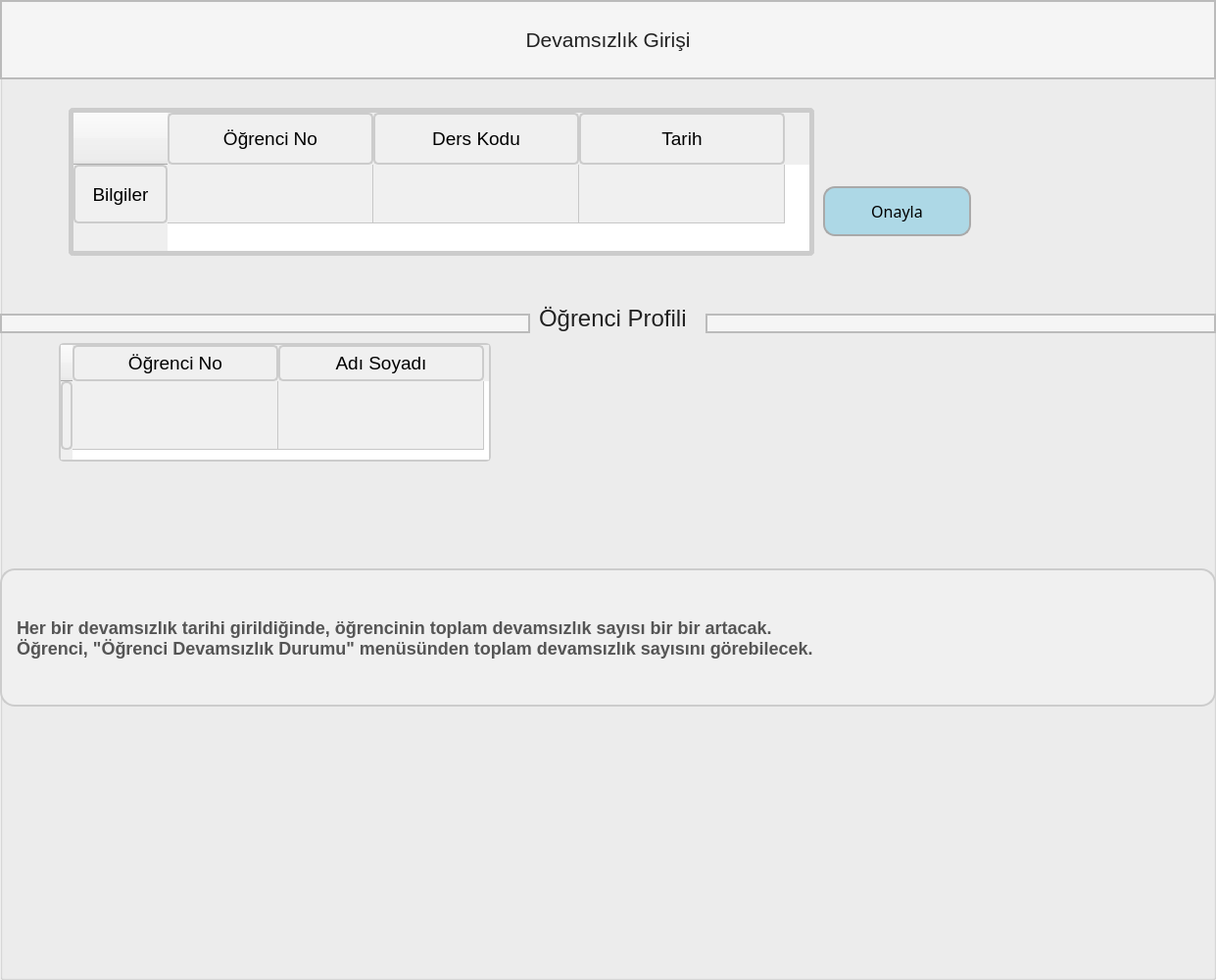
  <widget class="QGroupBox" name="groupBox_devamsizlik">
   <property name="geometry">
    <rect>
     <x>350</x>
     <y>0</y>
     <width>1241</width>
     <height>1000</height>
    </rect>
   </property>
   <property name="title">
    <string/>
   </property>
   <widget class="QLabel" name="label_devamsizlikgirisimenucubugu">
    <property name="geometry">
     <rect>
      <x>0</x>
      <y>0</y>
      <width>1241</width>
      <height>81</height>
     </rect>
    </property>
    <property name="font">
     <font>
      <pointsize>16</pointsize>
     </font>
    </property>
    <property name="styleSheet">
     <string notr="true">QLabel {
	border-image: url(:/arkaplan/ic_arkaplan.jpg);
    color: #222; /* Yazı rengi */
    background-color: #f5f5f5; /* Yumuşak bir gri tonu */
    border: 2px solid #bbb; /* Kenarlık */
    border-radius: 0px; /* Kenar yuvarlaklığı kaldırıldı */
    padding: 10px; /* İç boşluk */
}

QLabel:hover {
    background-color: #ddd; /* Fare üzerine gelindiğinde arka plan rengi */
}
</string>
    </property>
    <property name="text">
     <string>Devamsızlık Girişi</string>
    </property>
    <property name="alignment">
     <set>Qt::AlignCenter</set>
    </property>
   </widget>
   <widget class="QPushButton" name="pushButton_devamsizlikonayla">
    <property name="geometry">
     <rect>
      <x>840</x>
      <y>190</y>
      <width>151</width>
      <height>51</height>
     </rect>
    </property>
    <property name="font">
     <font>
      <family>Arial Black</family>
      <pointsize>12</pointsize>
     </font>
    </property>
    <property name="styleSheet">
     <string notr="true">QPushButton {
    border: 2px solid #a9a9a9;
    border-radius: 12px;
    background-color: #add8e6; /* Açık mavi tonu */
}

QPushButton:hover {
    background-color: #88b8d6; /* Biraz daha koyu mavi tonu */
}
</string>
    </property>
    <property name="text">
     <string>Onayla</string>
    </property>
   </widget>
   <widget class="QLabel" name="label_blok">
    <property name="geometry">
     <rect>
      <x>60</x>
      <y>110</y>
      <width>133</width>
      <height>69</height>
     </rect>
    </property>
    <property name="text">
     <string/>
    </property>
   </widget>
   <widget class="QTableWidget" name="tableWidget_devamsizlik">
    <property name="geometry">
     <rect>
      <x>70</x>
      <y>110</y>
      <width>761</width>
      <height>151</height>
     </rect>
    </property>
    <property name="font">
     <font>
      <pointsize>4</pointsize>
     </font>
    </property>
    <property name="styleSheet">
     <string notr="true">QTableWidget {
    border: 5px solid #ccc; /* Tablo kenarlık rengi ve kalınlığı */
    border-radius: 5px; /* Kenar yuvarlaklığı */
}

QTableWidget::item {
    padding: 5px; /* Hücre içeriğinin etrafındaki boşluk */
    background-color: #f0f0f0; /* Hücre arka plan rengi */
    border: none; /* Hücre kenarlık stilini kaldırma */
}

QHeaderView::section {
    padding: 11px; /* Sütun başlığı içeriğinin etrafındaki boşluk */
    text-align: center; /* Sütun başlığı metni ortala */
    background-color: #f0f0f0; /* Sütun başlığı arka plan rengi */
    border: 2px solid #ccc; /* Sütun başlığı kenarlık rengi ve kalınlığı */
    border-radius: 5px; /* Kenar yuvarlaklığı */
}

QTableWidget::item:selected {
    background-color: lightblue; /* Seçili hücre arka plan rengi */
}


</string>
    </property>
    <attribute name="horizontalHeaderDefaultSectionSize">
     <number>210</number>
    </attribute>
    <attribute name="horizontalHeaderMinimumSectionSize">
     <number>60</number>
    </attribute>
    <attribute name="verticalHeaderDefaultSectionSize">
     <number>60</number>
    </attribute>
    <attribute name="verticalHeaderMinimumSectionSize">
     <number>50</number>
    </attribute>
    <row>
     <property name="text">
      <string>Bilgiler</string>
     </property>
     <property name="font">
      <font>
       <family>MS Shell Dlg 2</family>
       <pointsize>14</pointsize>
      </font>
     </property>
     <property name="textAlignment">
      <set>AlignCenter</set>
     </property>
    </row>
    <column>
     <property name="text">
      <string>Öğrenci No</string>
     </property>
     <property name="font">
      <font>
       <family>MS Shell Dlg 2</family>
       <pointsize>14</pointsize>
      </font>
     </property>
    </column>
    <column>
     <property name="text">
      <string>Ders Kodu</string>
     </property>
     <property name="font">
      <font>
       <family>MS Shell Dlg 2</family>
       <pointsize>14</pointsize>
      </font>
     </property>
    </column>
    <column>
     <property name="text">
      <string>Tarih</string>
     </property>
     <property name="font">
      <font>
       <family>MS Shell Dlg 2</family>
       <pointsize>14</pointsize>
      </font>
     </property>
    </column>
    <item row="0" column="0">
     <property name="text">
      <string/>
     </property>
     <property name="font">
      <font>
       <pointsize>12</pointsize>
      </font>
     </property>
     <property name="textAlignment">
      <set>AlignCenter</set>
     </property>
    </item>
    <item row="0" column="1">
     <property name="text">
      <string/>
     </property>
     <property name="font">
      <font>
       <pointsize>12</pointsize>
      </font>
     </property>
     <property name="textAlignment">
      <set>AlignCenter</set>
     </property>
    </item>
    <item row="0" column="2">
     <property name="text">
      <string/>
     </property>
     <property name="font">
      <font>
       <pointsize>12</pointsize>
      </font>
     </property>
     <property name="textAlignment">
      <set>AlignCenter</set>
     </property>
    </item>
   </widget>
   <widget class="QLabel" name="label_bilgilendirmedevamsizlik">
    <property name="geometry">
     <rect>
      <x>0</x>
      <y>580</y>
      <width>1241</width>
      <height>141</height>
     </rect>
    </property>
    <property name="font">
     <font>
      <pointsize>-1</pointsize>
      <weight>75</weight>
      <bold>true</bold>
     </font>
    </property>
    <property name="styleSheet">
     <string notr="true">QLabel {
    border-radius: 15px; /* Köşeleri daha bombeli yapar */
    border: 2px solid #ccc; /* Kenarlık çizgisi ekler */
    padding: 10px; /* Yazı içeriğinin kenarlardan içeriye uzaklığı */
    font-size: 18px; /* Yazı fontunun boyutu */
    font-weight: bold; /* Yazı fontunu kalın yapar */
    color: #555; /* Yazı rengi */
    background-color: #f0f0f0; /* Arka plan rengini gri tonlarına ayarlar */
}
</string>
    </property>
    <property name="text">
     <string>Her bir devamsızlık tarihi girildiğinde, öğrencinin toplam devamsızlık sayısı bir bir artacak.
Öğrenci, &quot;Öğrenci Devamsızlık Durumu&quot; menüsünden toplam devamsızlık sayısını görebilecek.</string>
    </property>
   </widget>
   <widget class="QTableWidget" name="tableWidget_devamsizlikgirprofil">
    <property name="geometry">
     <rect>
      <x>60</x>
      <y>350</y>
      <width>441</width>
      <height>121</height>
     </rect>
    </property>
    <property name="styleSheet">
     <string notr="true">QTableWidget {
    border: 2px solid #ccc; /* Tablo kenarlık rengi ve kalınlığı */
    border-radius: 5px; /* Kenar yuvarlaklığı */
}

QTableWidget::item {
    padding: 5px; /* Hücre içeriğinin etrafındaki boşluk */
    background-color: #f0f0f0; /* Hücre arka plan rengi */
    border: none; /* Hücre kenarlık stilini kaldırma */
}

QHeaderView::section {
    padding: 3px; /* Sütun başlığı içeriğinin etrafındaki boşluk */
    text-align: center; /* Sütun başlığı metni ortala */
    background-color: #f0f0f0; /* Sütun başlığı arka plan rengi */
    border: 2px solid #ccc; /* Sütun başlığı kenarlık rengi ve kalınlığı */
    border-radius: 5px; /* Kenar yuvarlaklığı */
}

QTableWidget::item:selected {
    background-color: lightblue; /* Seçili hücre arka plan rengi */
}


</string>
    </property>
    <attribute name="horizontalHeaderDefaultSectionSize">
     <number>210</number>
    </attribute>
    <attribute name="horizontalHeaderMinimumSectionSize">
     <number>100</number>
    </attribute>
    <attribute name="verticalHeaderDefaultSectionSize">
     <number>70</number>
    </attribute>
    <attribute name="verticalHeaderMinimumSectionSize">
     <number>50</number>
    </attribute>
    <row>
     <property name="text">
      <string/>
     </property>
    </row>
    <column>
     <property name="text">
      <string>Öğrenci No</string>
     </property>
     <property name="font">
      <font>
       <family>MS Shell Dlg 2</family>
       <pointsize>14</pointsize>
      </font>
     </property>
    </column>
    <column>
     <property name="text">
      <string>Adı Soyadı</string>
     </property>
     <property name="font">
      <font>
       <family>MS Shell Dlg 2</family>
       <pointsize>14</pointsize>
      </font>
     </property>
    </column>
    <item row="0" column="0">
     <property name="text">
      <string/>
     </property>
     <property name="font">
      <font>
       <pointsize>12</pointsize>
      </font>
     </property>
     <property name="textAlignment">
      <set>AlignCenter</set>
     </property>
    </item>
    <item row="0" column="1">
     <property name="text">
      <string/>
     </property>
     <property name="font">
      <font>
       <pointsize>12</pointsize>
      </font>
     </property>
     <property name="textAlignment">
      <set>AlignCenter</set>
     </property>
    </item>
   </widget>
   <widget class="QLabel" name="label_blok_devamsizlikprofil">
    <property name="geometry">
     <rect>
      <x>53</x>
      <y>350</y>
      <width>24</width>
      <height>131</height>
     </rect>
    </property>
    <property name="text">
     <string/>
    </property>
   </widget>
   <widget class="QLabel" name="label_engeldevamsizlilk">
    <property name="geometry">
     <rect>
      <x>0</x>
      <y>320</y>
      <width>541</width>
      <height>20</height>
     </rect>
    </property>
    <property name="font">
     <font>
      <pointsize>14</pointsize>
     </font>
    </property>
    <property name="styleSheet">
     <string notr="true">QLabel {
	
	border-image: url(:/arkaplan/ic_arkaplan.jpg);
    color: #222; /* Yazı rengi */
    background-color: #f5f5f5; /* Yumuşak bir gri tonu */
    border: 2px solid #bbb; /* Kenarlık */
    border-radius: 0px; /* Kenar yuvarlaklığı kaldırıldı */
    padding: 10px; /* İç boşluk */
}

QLabel:hover {
    background-color: #ddd; /* Fare üzerine gelindiğinde arka plan rengi */
}
</string>
    </property>
    <property name="text">
     <string/>
    </property>
   </widget>
   <widget class="QLabel" name="label_engeldevamsizlilk3">
    <property name="geometry">
     <rect>
      <x>550</x>
      <y>309</y>
      <width>161</width>
      <height>31</height>
     </rect>
    </property>
    <property name="font">
     <font>
      <pointsize>-1</pointsize>
     </font>
    </property>
    <property name="styleSheet">
     <string notr="true">QLabel {
    font-size: 24px; /* Yazı boyutu */
    color: #222; /* Koyu renkli yazı rengi */
}
</string>
    </property>
    <property name="text">
     <string>Öğrenci Profili</string>
    </property>
   </widget>
   <widget class="QLabel" name="label_engeldevamsizlilk2">
    <property name="geometry">
     <rect>
      <x>720</x>
      <y>320</y>
      <width>521</width>
      <height>20</height>
     </rect>
    </property>
    <property name="font">
     <font>
      <pointsize>14</pointsize>
     </font>
    </property>
    <property name="styleSheet">
     <string notr="true">QLabel {
	
	border-image: url(:/arkaplan/ic_arkaplan.jpg);
    color: #222; /* Yazı rengi */
    background-color: #f5f5f5; /* Yumuşak bir gri tonu */
    border: 2px solid #bbb; /* Kenarlık */
    border-radius: 0px; /* Kenar yuvarlaklığı kaldırıldı */
    padding: 10px; /* İç boşluk */
}

QLabel:hover {
    background-color: #ddd; /* Fare üzerine gelindiğinde arka plan rengi */
}
</string>
    </property>
    <property name="text">
     <string/>
    </property>
   </widget>
   <zorder>tableWidget_devamsizlik</zorder>
   <zorder>label_devamsizlikgirisimenucubugu</zorder>
   <zorder>pushButton_devamsizlikonayla</zorder>
   <zorder>label_blok</zorder>
   <zorder>label_bilgilendirmedevamsizlik</zorder>
   <zorder>tableWidget_devamsizlikgirprofil</zorder>
   <zorder>label_blok_devamsizlikprofil</zorder>
   <zorder>label_engeldevamsizlilk</zorder>
   <zorder>label_engeldevamsizlilk3</zorder>
   <zorder>label_engeldevamsizlilk2</zorder>
  </widget>
